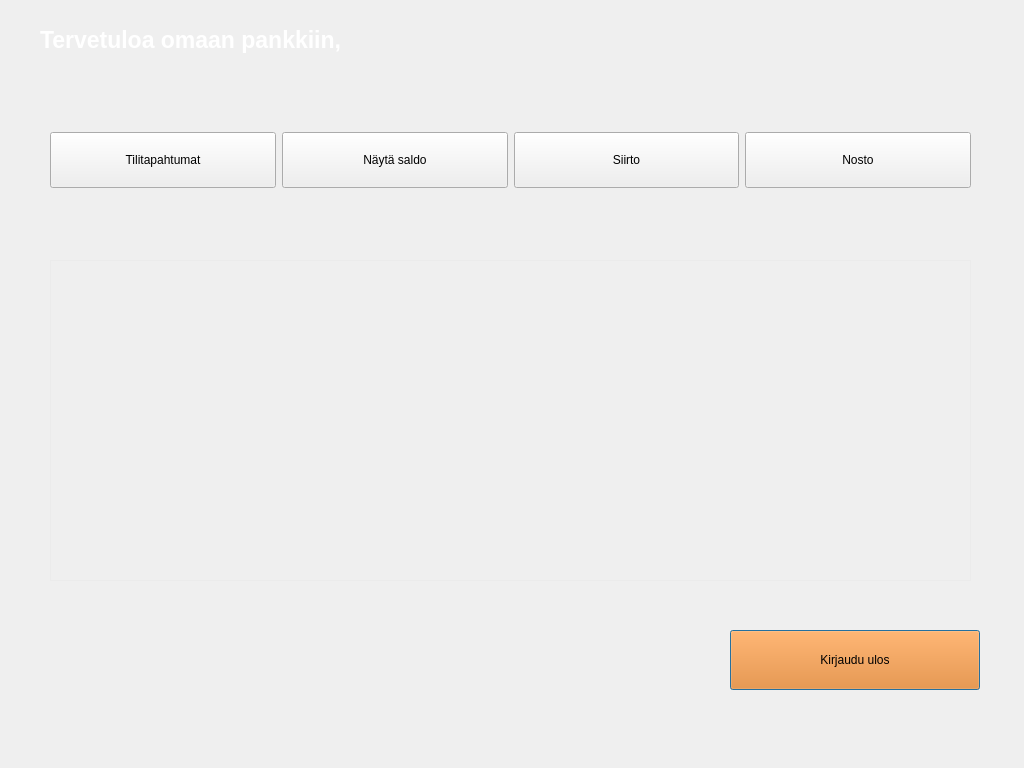
<?xml version="1.0" encoding="UTF-8"?>
<ui version="4.0">
 <class>Valikko</class>
 <widget class="QDialog" name="Valikko">
  <property name="geometry">
   <rect>
    <x>0</x>
    <y>0</y>
    <width>1024</width>
    <height>768</height>
   </rect>
  </property>
  <property name="windowTitle">
   <string>Group IV Banking Systems Incorporated</string>
  </property>
  <property name="styleSheet">
   <string notr="true"/>
  </property>
  <widget class="QTextEdit" name="textEditNaytaAsiakasTiedot">
   <property name="geometry">
    <rect>
     <x>50</x>
     <y>260</y>
     <width>921</width>
     <height>321</height>
    </rect>
   </property>
   <property name="font">
    <font>
     <pointsize>11</pointsize>
     <italic>false</italic>
     <bold>true</bold>
    </font>
   </property>
   <property name="styleSheet">
    <string notr="true">background-color: rgba(246, 245, 244, 20);
color: rgb(94, 92, 100);
font: 700 11pt &quot;FreeMono&quot;;
letter-spacing: 2px;
text-transform: uppercase;</string>
   </property>
  </widget>
  <widget class="QPushButton" name="btnKirjauduUlos">
   <property name="geometry">
    <rect>
     <x>730</x>
     <y>630</y>
     <width>250</width>
     <height>60</height>
    </rect>
   </property>
   <property name="styleSheet">
    <string notr="true">QPushButton {
background-color: rgb(255, 120, 0);
}
</string>
   </property>
   <property name="text">
    <string>Kirjaudu ulos</string>
   </property>
  </widget>
  <widget class="QLabel" name="labelBackgroundImage">
   <property name="geometry">
    <rect>
     <x>0</x>
     <y>0</y>
     <width>1024</width>
     <height>768</height>
    </rect>
   </property>
   <property name="text">
    <string/>
   </property>
   <property name="pixmap">
    <pixmap resource="bank_automat_resources.qrc">:/images/bank_automat_files/main_background_image_1.png</pixmap>
   </property>
  </widget>
  <widget class="QLabel" name="labelMainTitle">
   <property name="geometry">
    <rect>
     <x>40</x>
     <y>20</y>
     <width>940</width>
     <height>40</height>
    </rect>
   </property>
   <property name="font">
    <font>
     <pointsize>17</pointsize>
     <bold>true</bold>
    </font>
   </property>
   <property name="styleSheet">
    <string notr="true">color: rgb(255, 255, 255);</string>
   </property>
   <property name="text">
    <string>Tervetuloa omaan pankkiin,</string>
   </property>
  </widget>
  <widget class="QLabel" name="labelMainTitleNimi">
   <property name="geometry">
    <rect>
     <x>350</x>
     <y>20</y>
     <width>521</width>
     <height>41</height>
    </rect>
   </property>
   <property name="font">
    <font>
     <pointsize>17</pointsize>
     <bold>true</bold>
    </font>
   </property>
   <property name="styleSheet">
    <string notr="true">color: rgb(255, 255, 255);</string>
   </property>
   <property name="text">
    <string/>
   </property>
  </widget>
  <widget class="QWidget" name="horizontalLayoutWidget">
   <property name="geometry">
    <rect>
     <x>50</x>
     <y>100</y>
     <width>921</width>
     <height>121</height>
    </rect>
   </property>
   <layout class="QHBoxLayout" name="horizontalLayout">
    <item>
     <widget class="QPushButton" name="btnTapahtumat">
      <property name="styleSheet">
       <string notr="true">QPushButton {
padding: 20 0;
}</string>
      </property>
      <property name="text">
       <string>Tilitapahtumat</string>
      </property>
     </widget>
    </item>
    <item>
     <widget class="QPushButton" name="btnSaldo">
      <property name="styleSheet">
       <string notr="true">QPushButton {
padding: 20 0;
}</string>
      </property>
      <property name="text">
       <string>Näytä saldo</string>
      </property>
     </widget>
    </item>
    <item>
     <widget class="QPushButton" name="btnSiirto">
      <property name="styleSheet">
       <string notr="true">QPushButton {
padding: 20 0;
}</string>
      </property>
      <property name="text">
       <string>Siirto</string>
      </property>
     </widget>
    </item>
    <item>
     <widget class="QPushButton" name="btnNosto">
      <property name="styleSheet">
       <string notr="true">QPushButton {
padding: 20 0;
}</string>
      </property>
      <property name="text">
       <string>Nosto</string>
      </property>
     </widget>
    </item>
   </layout>
  </widget>
  <widget class="QTextEdit" name="textEditShowCustomerInformation">
   <property name="geometry">
    <rect>
     <x>50</x>
     <y>630</y>
     <width>281</width>
     <height>71</height>
    </rect>
   </property>
   <property name="styleSheet">
    <string notr="true">background-color: rgba(246, 245, 244, 0);
border-style: none;
color: rgb(94, 92, 100);</string>
   </property>
  </widget>
  <zorder>labelBackgroundImage</zorder>
  <zorder>horizontalLayoutWidget</zorder>
  <zorder>textEditShowCustomerInformation</zorder>
  <zorder>textEditNaytaAsiakasTiedot</zorder>
  <zorder>btnKirjauduUlos</zorder>
  <zorder>labelMainTitle</zorder>
  <zorder>labelMainTitleNimi</zorder>
 </widget>
 <resources>
  <include location="bank_automat_resources.qrc"/>
 </resources>
 <connections/>
</ui>
